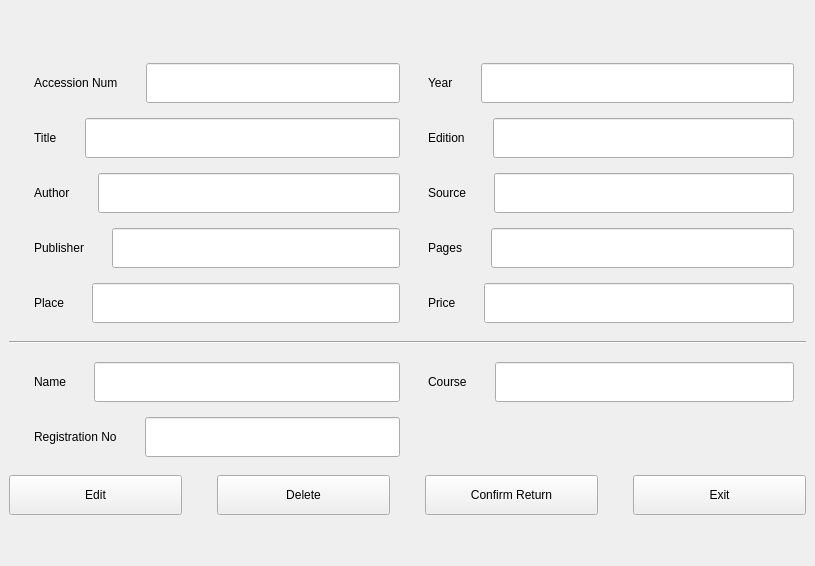
<?xml version="1.0" encoding="UTF-8"?>
<ui version="4.0">
 <class>Details</class>
 <widget class="QMainWindow" name="Details">
  <property name="geometry">
   <rect>
    <x>0</x>
    <y>0</y>
    <width>815</width>
    <height>566</height>
   </rect>
  </property>
  <property name="windowTitle">
   <string>MainWindow</string>
  </property>
  <widget class="QWidget" name="centralwidget">
   <layout class="QVBoxLayout" name="verticalLayout_3">
    <item>
     <layout class="QVBoxLayout" name="verticalLayout_2">
      <item>
       <layout class="QVBoxLayout" name="verticalLayout">
        <item>
         <layout class="QGridLayout" name="gridLayout">
          <property name="leftMargin">
           <number>12</number>
          </property>
          <property name="topMargin">
           <number>12</number>
          </property>
          <property name="rightMargin">
           <number>12</number>
          </property>
          <property name="bottomMargin">
           <number>12</number>
          </property>
          <property name="spacing">
           <number>15</number>
          </property>
          <item row="0" column="0">
           <layout class="QHBoxLayout" name="horizontalLayout">
            <item>
             <widget class="QLabel" name="label">
              <property name="styleSheet">
               <string notr="true">padding: 10px;</string>
              </property>
              <property name="text">
               <string>Accession Num</string>
              </property>
             </widget>
            </item>
            <item>
             <widget class="QLineEdit" name="input1">
              <property name="minimumSize">
               <size>
                <width>0</width>
                <height>40</height>
               </size>
              </property>
              <property name="styleSheet">
               <string notr="true">outline: none;
padding: 0 10px;
font-size: 16px;</string>
              </property>
             </widget>
            </item>
           </layout>
          </item>
          <item row="0" column="1">
           <layout class="QHBoxLayout" name="horizontalLayout_6">
            <item>
             <widget class="QLabel" name="label_6">
              <property name="styleSheet">
               <string notr="true">padding: 10px;</string>
              </property>
              <property name="text">
               <string>Year</string>
              </property>
             </widget>
            </item>
            <item>
             <widget class="QLineEdit" name="input6">
              <property name="minimumSize">
               <size>
                <width>0</width>
                <height>40</height>
               </size>
              </property>
              <property name="styleSheet">
               <string notr="true">outline: none;
padding: 0 10px;
font-size: 16px;</string>
              </property>
             </widget>
            </item>
           </layout>
          </item>
          <item row="1" column="0">
           <layout class="QHBoxLayout" name="horizontalLayout_2">
            <item>
             <widget class="QLabel" name="label_2">
              <property name="styleSheet">
               <string notr="true">padding: 10px;</string>
              </property>
              <property name="text">
               <string>Title</string>
              </property>
             </widget>
            </item>
            <item>
             <widget class="QLineEdit" name="input2">
              <property name="minimumSize">
               <size>
                <width>0</width>
                <height>40</height>
               </size>
              </property>
              <property name="styleSheet">
               <string notr="true">outline: none;
padding: 0 10px;
font-size: 16px;</string>
              </property>
             </widget>
            </item>
           </layout>
          </item>
          <item row="1" column="1">
           <layout class="QHBoxLayout" name="horizontalLayout_7">
            <item>
             <widget class="QLabel" name="label_7">
              <property name="styleSheet">
               <string notr="true">padding: 10px;</string>
              </property>
              <property name="text">
               <string>Edition</string>
              </property>
             </widget>
            </item>
            <item>
             <widget class="QLineEdit" name="input7">
              <property name="minimumSize">
               <size>
                <width>0</width>
                <height>40</height>
               </size>
              </property>
              <property name="styleSheet">
               <string notr="true">outline: none;
padding: 0 10px;
font-size: 16px;</string>
              </property>
             </widget>
            </item>
           </layout>
          </item>
          <item row="2" column="0">
           <layout class="QHBoxLayout" name="horizontalLayout_3">
            <item>
             <widget class="QLabel" name="label_3">
              <property name="styleSheet">
               <string notr="true">padding: 10px;</string>
              </property>
              <property name="text">
               <string>Author</string>
              </property>
             </widget>
            </item>
            <item>
             <widget class="QLineEdit" name="input3">
              <property name="minimumSize">
               <size>
                <width>0</width>
                <height>40</height>
               </size>
              </property>
              <property name="styleSheet">
               <string notr="true">outline: none;
padding: 0 10px;
font-size: 16px;</string>
              </property>
             </widget>
            </item>
           </layout>
          </item>
          <item row="6" column="1">
           <layout class="QHBoxLayout" name="horizontalLayout_10">
            <item>
             <widget class="QLabel" name="label_10">
              <property name="styleSheet">
               <string notr="true">padding: 10px;</string>
              </property>
              <property name="text">
               <string>Price</string>
              </property>
             </widget>
            </item>
            <item>
             <widget class="QLineEdit" name="input10">
              <property name="minimumSize">
               <size>
                <width>0</width>
                <height>40</height>
               </size>
              </property>
              <property name="styleSheet">
               <string notr="true">outline: none;
padding: 0 10px;
font-size: 16px;</string>
              </property>
             </widget>
            </item>
           </layout>
          </item>
          <item row="4" column="0">
           <layout class="QHBoxLayout" name="horizontalLayout_4">
            <item>
             <widget class="QLabel" name="label_4">
              <property name="styleSheet">
               <string notr="true">padding: 10px;</string>
              </property>
              <property name="text">
               <string>Publisher</string>
              </property>
             </widget>
            </item>
            <item>
             <widget class="QLineEdit" name="input4">
              <property name="minimumSize">
               <size>
                <width>0</width>
                <height>40</height>
               </size>
              </property>
              <property name="styleSheet">
               <string notr="true">outline: none;
padding: 0 10px;
font-size: 16px;</string>
              </property>
             </widget>
            </item>
           </layout>
          </item>
          <item row="2" column="1">
           <layout class="QHBoxLayout" name="horizontalLayout_8">
            <item>
             <widget class="QLabel" name="label_8">
              <property name="styleSheet">
               <string notr="true">padding: 10px;</string>
              </property>
              <property name="text">
               <string>Source</string>
              </property>
             </widget>
            </item>
            <item>
             <widget class="QLineEdit" name="input8">
              <property name="minimumSize">
               <size>
                <width>0</width>
                <height>40</height>
               </size>
              </property>
              <property name="styleSheet">
               <string notr="true">outline: none;
padding: 0 10px;
font-size: 16px;</string>
              </property>
             </widget>
            </item>
           </layout>
          </item>
          <item row="4" column="1">
           <layout class="QHBoxLayout" name="horizontalLayout_9">
            <item>
             <widget class="QLabel" name="label_9">
              <property name="styleSheet">
               <string notr="true">padding: 10px;</string>
              </property>
              <property name="text">
               <string>Pages</string>
              </property>
             </widget>
            </item>
            <item>
             <widget class="QLineEdit" name="input9">
              <property name="minimumSize">
               <size>
                <width>0</width>
                <height>40</height>
               </size>
              </property>
              <property name="styleSheet">
               <string notr="true">outline: none;
padding: 0 10px;
font-size: 16px;</string>
              </property>
             </widget>
            </item>
           </layout>
          </item>
          <item row="6" column="0">
           <layout class="QHBoxLayout" name="horizontalLayout_5">
            <item>
             <widget class="QLabel" name="label_5">
              <property name="styleSheet">
               <string notr="true">padding: 10px;</string>
              </property>
              <property name="text">
               <string>Place</string>
              </property>
             </widget>
            </item>
            <item>
             <widget class="QLineEdit" name="input5">
              <property name="minimumSize">
               <size>
                <width>0</width>
                <height>40</height>
               </size>
              </property>
              <property name="styleSheet">
               <string notr="true">outline: none;
padding: 0 10px;
font-size: 16px;</string>
              </property>
             </widget>
            </item>
           </layout>
          </item>
         </layout>
        </item>
        <item>
         <widget class="Line" name="line">
          <property name="orientation">
           <enum>Qt::Horizontal</enum>
          </property>
         </widget>
        </item>
        <item>
         <layout class="QGridLayout" name="gridLayout_2">
          <property name="leftMargin">
           <number>12</number>
          </property>
          <property name="topMargin">
           <number>12</number>
          </property>
          <property name="rightMargin">
           <number>12</number>
          </property>
          <property name="bottomMargin">
           <number>12</number>
          </property>
          <property name="spacing">
           <number>15</number>
          </property>
          <item row="0" column="0">
           <layout class="QHBoxLayout" name="horizontalLayout_13">
            <item>
             <widget class="QLabel" name="label_11">
              <property name="styleSheet">
               <string notr="true">padding: 10px;</string>
              </property>
              <property name="text">
               <string>Name</string>
              </property>
             </widget>
            </item>
            <item>
             <widget class="QLineEdit" name="input11">
              <property name="minimumSize">
               <size>
                <width>0</width>
                <height>40</height>
               </size>
              </property>
              <property name="styleSheet">
               <string notr="true">outline: none;
padding: 0 10px;
font-size: 16px;</string>
              </property>
             </widget>
            </item>
           </layout>
          </item>
          <item row="1" column="0">
           <layout class="QHBoxLayout" name="horizontalLayout_14">
            <item>
             <widget class="QLabel" name="label_13">
              <property name="styleSheet">
               <string notr="true">padding: 10px;</string>
              </property>
              <property name="text">
               <string>Registration No</string>
              </property>
             </widget>
            </item>
            <item>
             <widget class="QLineEdit" name="input13">
              <property name="minimumSize">
               <size>
                <width>0</width>
                <height>40</height>
               </size>
              </property>
              <property name="styleSheet">
               <string notr="true">outline: none;
padding: 0 10px;
font-size: 16px;</string>
              </property>
             </widget>
            </item>
           </layout>
          </item>
          <item row="1" column="1">
           <layout class="QHBoxLayout" name="horizontalLayout_15"/>
          </item>
          <item row="0" column="1">
           <layout class="QHBoxLayout" name="horizontalLayout_12">
            <item>
             <widget class="QLabel" name="label_12">
              <property name="styleSheet">
               <string notr="true">padding: 10px;</string>
              </property>
              <property name="text">
               <string>Course</string>
              </property>
             </widget>
            </item>
            <item>
             <widget class="QLineEdit" name="input12">
              <property name="minimumSize">
               <size>
                <width>0</width>
                <height>40</height>
               </size>
              </property>
              <property name="styleSheet">
               <string notr="true">outline: none;
padding: 0 10px;
font-size: 16px;</string>
              </property>
             </widget>
            </item>
           </layout>
          </item>
         </layout>
        </item>
       </layout>
      </item>
      <item>
       <layout class="QHBoxLayout" name="horizontalLayout_11">
        <property name="spacing">
         <number>35</number>
        </property>
        <item>
         <widget class="QPushButton" name="Edit">
          <property name="minimumSize">
           <size>
            <width>100</width>
            <height>40</height>
           </size>
          </property>
          <property name="text">
           <string>Edit</string>
          </property>
         </widget>
        </item>
        <item>
         <widget class="QPushButton" name="Delete">
          <property name="minimumSize">
           <size>
            <width>100</width>
            <height>40</height>
           </size>
          </property>
          <property name="text">
           <string>Delete</string>
          </property>
         </widget>
        </item>
        <item>
         <widget class="QPushButton" name="ConfirmReturn">
          <property name="minimumSize">
           <size>
            <width>125</width>
            <height>40</height>
           </size>
          </property>
          <property name="styleSheet">
           <string notr="true">padding : 0 10px </string>
          </property>
          <property name="text">
           <string>Confirm Return</string>
          </property>
         </widget>
        </item>
        <item>
         <widget class="QPushButton" name="Exit">
          <property name="minimumSize">
           <size>
            <width>100</width>
            <height>40</height>
           </size>
          </property>
          <property name="text">
           <string>Exit</string>
          </property>
         </widget>
        </item>
       </layout>
      </item>
     </layout>
    </item>
   </layout>
  </widget>
 </widget>
 <resources/>
 <connections/>
</ui>
